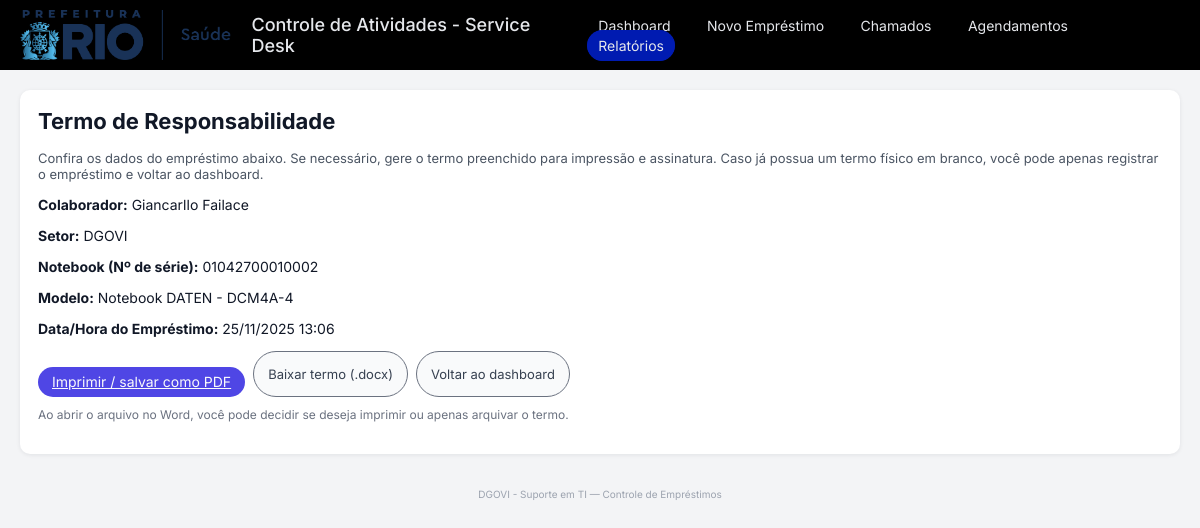
Page /termo/1 on the earlier database version.
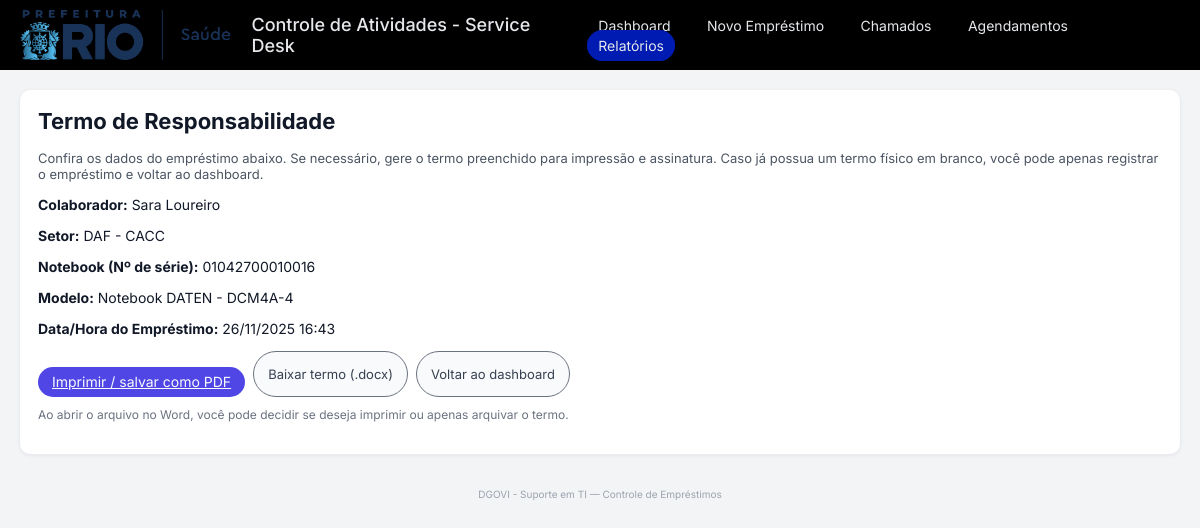
Same page on the later database version.
### tables this page shows
CREATE TABLE loans (
            id INTEGER PRIMARY KEY AUTOINCREMENT,
            notebook_id INTEGER NOT NULL,
            colaborador_nome TEXT NOT NULL,
            colaborador_setor TEXT,
            data_hora_emprestimo TEXT NOT NULL,
            data_hora_devolucao TEXT,
            status TEXT NOT NULL DEFAULT 'emprestado',
            FOREIGN KEY (notebook_id) REFERENCES notebooks (id)
        );

CREATE TABLE notebooks (
            id INTEGER PRIMARY KEY AUTOINCREMENT,
            serial TEXT UNIQUE NOT NULL,
            modelo TEXT,
            status TEXT DEFAULT 'ativo'
        );

### app.py (the view)
@app.route("/termo/<int:loan_id>")
def termo_opcoes(loan_id):
    conn = get_connection()
    cur = conn.cursor()
    cur.execute(
        """
        SELECT
            l.id,
            l.colaborador_nome,
            l.colaborador_setor,
            l.data_hora_emprestimo,
            n.serial,
            n.modelo
        FROM loans l
        JOIN notebooks n ON n.id = l.notebook_id
        WHERE l.id = ?
        """,
        (loan_id,),
    )
    row = cur.fetchone()
    conn.close()
    if row is None:
        abort(404)
    try:
        dt = datetime.strptime(row["data_hora_emprestimo"], "%Y-%m-%d %H:%M:%S")
        data_br = dt.strftime("%d/%m/%Y %H:%M")
    except Exception:
        data_br = row["data_hora_emprestimo"]
    return render_template(
        "termo.html",
        emprestimo=row,
        data_br=data_br,
    )

### app.py (called while the page is built)
def get_connection():
    conn = sqlite3.connect(APP_DB)
    conn.row_factory = sqlite3.Row
    return conn

### templates/termo.html
{% extends "base.html" %}
{% block content %}
<div class="termo-page form-card">
  <h2>Termo de Responsabilidade</h2>
  <p style="margin-top: 4px; margin-bottom: 12px; font-size: 13px; color: #4b5563;">
    Confira os dados do empréstimo abaixo. Se necessário, gere o termo preenchido
    para impressão e assinatura. Caso já possua um termo físico em branco, você
    pode apenas registrar o empréstimo e voltar ao dashboard.
  </p>
  <div class="termo-dados" style="font-size: 14px; margin-bottom: 12px;">
    <p><strong>Colaborador:</strong> {{ emprestimo.colaborador_nome }}</p>
    <p><strong>Setor:</strong> {{ emprestimo.colaborador_setor or "-" }}</p>
    <p><strong>Notebook (Nº de série):</strong> {{ emprestimo.serial }}</p>
    <p><strong>Modelo:</strong> {{ emprestimo.modelo or "-" }}</p>
    <p><strong>Data/Hora do Empréstimo:</strong> {{ data_br }}</p>
  </div>
<div class="termo-actions" style="margin-top: 12px; display: flex; gap: 8px; flex-wrap: wrap;">
  <a href="{{ url_for('visualizar_termo', loan_id=emprestimo.id) }}"
     target="_blank"
     class="btn-primary">
    Imprimir / salvar como PDF
  </a>
  <a href="{{ url_for('baixar_termo', loan_id=emprestimo.id) }}" class="btn-secondary">
    Baixar termo (.docx)
  </a>
  <a href="{{ url_for('dashboard') }}" class="btn-secondary">
    Voltar ao dashboard
  </a>
</div>
  <p style="margin-top: 10px; font-size: 12px; color: #6b7280;">
    Ao abrir o arquivo no Word, você pode decidir se deseja imprimir ou apenas arquivar o termo.
  </p>
</div>
{% endblock %}

Differences in the rows shown:
no longer on this page (row unchanged): notebooks: serial "01042700010002", modelo "Notebook DATEN - DCM4A-4"
changed loans: colaborador_nome "Giancarllo Failace" → "Sara Loureiro"; colaborador_setor "DGOVI" → "DAF - CACC"
now on this page (row unchanged): notebooks: serial "01042700010016", modelo "Notebook DATEN - DCM4A-4"
Other differences:
{{ data_br }}: "25/11/2025 13:06" → "26/11/2025 16:43"
